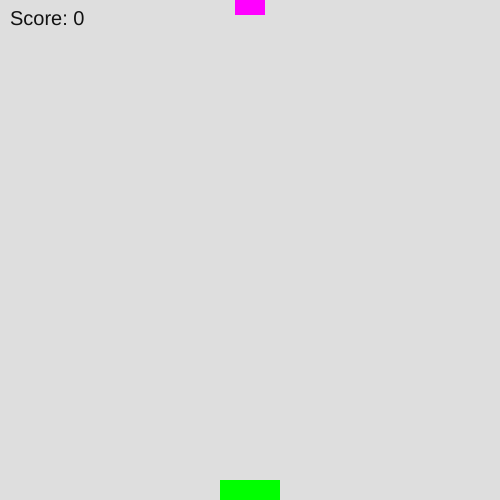
Frame 1 (no input)
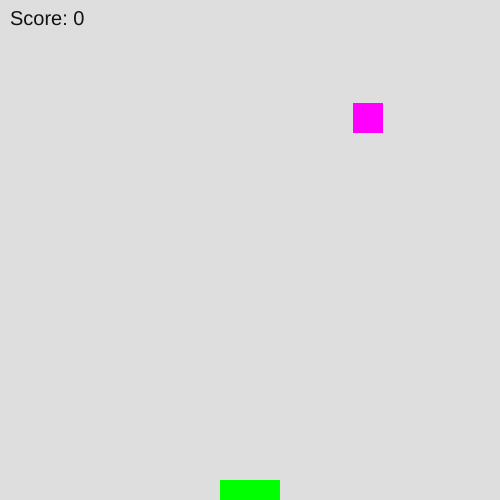
Frame 60 (no input)
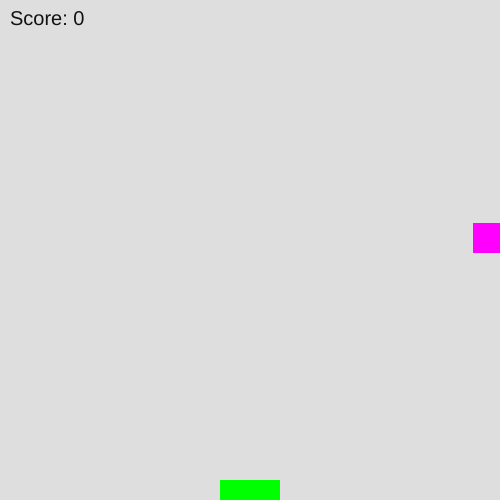
Frame 120 (the mouse pressed at the canvas centre since frame 60)

The p5.js sketch that drew these frames (run headless with seeded random() and noise() and a simulated clock; from frame 60 on, the mouse is pressed at the canvas centre):

// p5.js sketch
// ── sketch.js



//click p to pause the game



let xPos = 250;
let yPos = 0;
let xSpeed = 2;
let ySpeed = 2;
let score = 0;
let isPaused = false; // Initialize game state as not paused

function setup() {
    createCanvas(500, 500);
    noStroke();
    rectMode(CENTER);
}

function draw() {
    background(222);

    // draw goal
    fill(0, 255, 0);
    rect(250, 490, 60, 20);

    // draw ball
    fill(255, 0, 255);
    rect(xPos, yPos, 30, 30);

    // draw score
    fill(18);
    textSize(20);
    text("Score: " + score, 10, 25);

    // check if in goal
    if (!isPaused && xPos >= 220 && xPos <= 280 && yPos >= 480) {
        score++;
        // reset position and speed
        xPos = random(15, 485);
        yPos = 0;
        xSpeed = random(-5, 5);
        ySpeed = random(3, 8); // Change the range to make the ball go down
    }

    // move forward if not paused
    if (!isPaused) {
        xPos += xSpeed;
        yPos += ySpeed;
    }

    // wrap around if boundary exceeded
    if (xPos < 0) {
        xPos = 500;
    }
    if (xPos > 500) {
        xPos = 0;
    }
    if (yPos > 500) {
        yPos = 0;
        score--;
    }
}

function mouseClicked() {
    xSpeed = random(-5, 5);
    ySpeed = random(3, 8); // Change the range to make the ball go down
}

function keyPressed() {
    // Check if the "P" key is pressed to toggle pause
    if (key === 'p' || key === 'P') {
        isPaused = !isPaused;
    }
}
